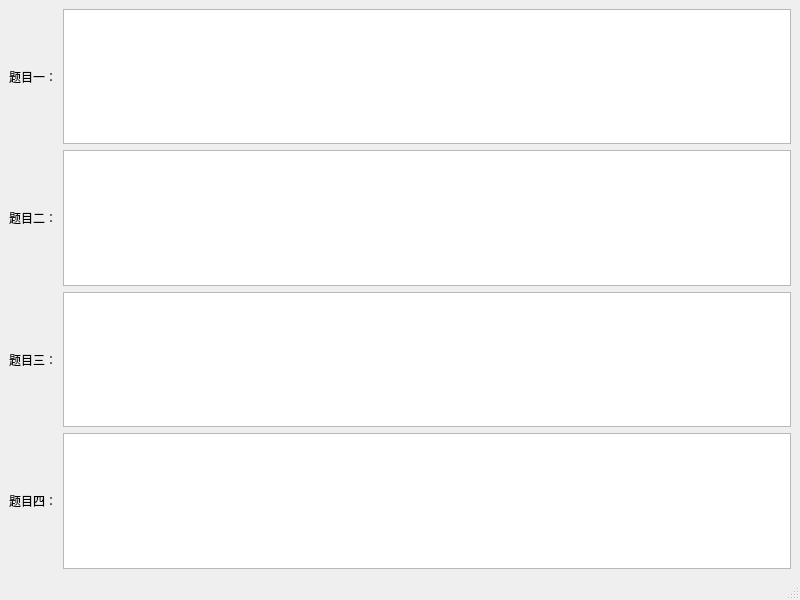
<?xml version="1.0" encoding="UTF-8"?>
<ui version="4.0">
 <class>SeeProgrammeQuestion</class>
 <widget class="QMainWindow" name="SeeProgrammeQuestion">
  <property name="geometry">
   <rect>
    <x>0</x>
    <y>0</y>
    <width>800</width>
    <height>600</height>
   </rect>
  </property>
  <property name="windowTitle">
   <string>MainWindow</string>
  </property>
  <widget class="QWidget" name="centralwidget">
   <layout class="QGridLayout" name="gridLayout">
    <item row="0" column="0">
     <widget class="QLabel" name="label">
      <property name="text">
       <string>题目一：</string>
      </property>
     </widget>
    </item>
    <item row="2" column="0">
     <widget class="QLabel" name="label_3">
      <property name="text">
       <string>题目三：</string>
      </property>
     </widget>
    </item>
    <item row="3" column="0">
     <widget class="QLabel" name="label_4">
      <property name="text">
       <string>题目四：</string>
      </property>
     </widget>
    </item>
    <item row="1" column="0">
     <widget class="QLabel" name="label_2">
      <property name="text">
       <string>题目二：</string>
      </property>
     </widget>
    </item>
    <item row="0" column="1">
     <widget class="QTextEdit" name="textEdit_Q1"/>
    </item>
    <item row="1" column="1">
     <widget class="QTextEdit" name="textEdit_Q2"/>
    </item>
    <item row="2" column="1">
     <widget class="QTextEdit" name="textEdit_Q3"/>
    </item>
    <item row="3" column="1">
     <widget class="QTextEdit" name="textEdit_Q4"/>
    </item>
   </layout>
  </widget>
  <widget class="QMenuBar" name="menubar">
   <property name="geometry">
    <rect>
     <x>0</x>
     <y>0</y>
     <width>800</width>
     <height>26</height>
    </rect>
   </property>
  </widget>
  <widget class="QStatusBar" name="statusbar"/>
 </widget>
 <resources/>
 <connections/>
</ui>
